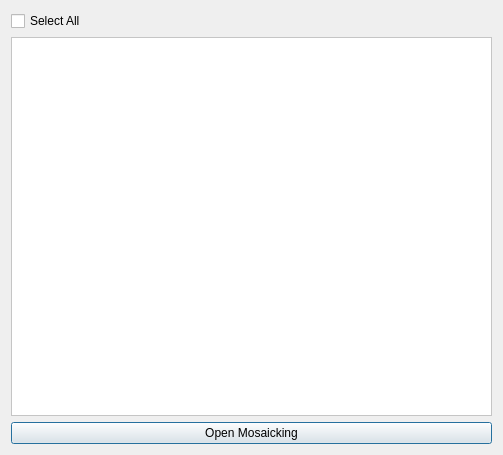
<?xml version="1.0" encoding="UTF-8"?>
<ui version="4.0">
 <class>MosaicTxtGeneratorDialogBase</class>
 <widget class="QDialog" name="MosaicTxtGeneratorDialogBase">
  <property name="geometry">
   <rect>
    <x>0</x>
    <y>0</y>
    <width>503</width>
    <height>455</height>
   </rect>
  </property>
  <property name="windowTitle">
   <string>Mosaic Helper</string>
  </property>
  <layout class="QVBoxLayout" name="verticalLayout">
   <item>
    <layout class="QVBoxLayout" name="verticalLayout">
     <item>
      <widget class="QCheckBox" name="chk_select_all">
       <property name="text">
        <string>Select All</string>
       </property>
      </widget>
     </item>
     <item>
      <widget class="QScrollArea" name="scrollArea">
       <property name="styleSheet">
        <string notr="true">background-color: white;</string>
       </property>
       <property name="widgetResizable">
        <bool>true</bool>
       </property>
       <widget class="QWidget" name="scrollAreaWidgetContents">
        <property name="geometry">
         <rect>
          <x>0</x>
          <y>0</y>
          <width>481</width>
          <height>381</height>
         </rect>
        </property>
        <property name="minimumSize">
         <size>
          <width>0</width>
          <height>200</height>
         </size>
        </property>
        <property name="styleSheet">
         <string notr="true">cb.setStyleSheet(&quot;QCheckBox { margin: 1px 0px; padding: 0px; }&quot;)</string>
        </property>
        <layout class="QVBoxLayout" name="checkBoxLayout">
         <property name="spacing">
          <number>5</number>
         </property>
         <property name="sizeConstraint">
          <enum>QLayout::SetFixedSize</enum>
         </property>
         <property name="leftMargin">
          <number>1</number>
         </property>
         <property name="topMargin">
          <number>5</number>
         </property>
         <property name="rightMargin">
          <number>5</number>
         </property>
         <property name="bottomMargin">
          <number>5</number>
         </property>
        </layout>
       </widget>
      </widget>
     </item>
     <item>
      <widget class="QPushButton" name="btn_use_loaded_layers">
       <property name="text">
        <string>Open Mosaicking</string>
       </property>
      </widget>
     </item>
    </layout>
   </item>
  </layout>
 </widget>
 <resources/>
 <connections/>
</ui>
